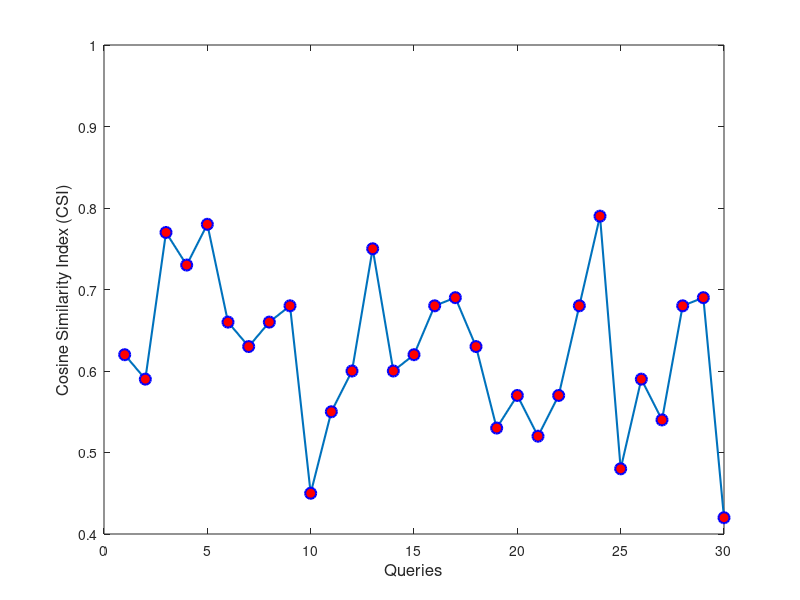

Recreate this plot in MATLAB. (Note: this script raises an error after producing the figure.)
close all;clear;clc;
%% -------------------------------------------------------------------- %%
% Data for Cosine Similarity Index
Questions = 1:30; % Questions 1 through 30
CosineSimilarityIndex = [0.62, 0.59, 0.77, 0.73, 0.78, 0.66, 0.63, 0.66, ...
                         0.68, 0.45, 0.55, 0.6, 0.75, 0.6, 0.62, 0.68, 0.69, ...
                         0.63, 0.53, 0.57, 0.52, 0.57, 0.68, 0.79, 0.48, 0.59, ...
                         0.54, 0.68, 0.69, 0.42];
figure;
plot(Questions, CosineSimilarityIndex, '-o', ...
     'MarkerSize', 8, ...
     'LineWidth', 1.5, ...
     'MarkerEdgeColor', 'b', ...
     'MarkerFaceColor', 'r');

ylim([0.4 1]);
xlabel('Queries', 'FontSize', 12);
ylabel('Cosine Similarity Index (CSI)', 'FontSize', 12);

ax = gca;
ax.FontSize = 15; 

% Add grid for better readability
% grid on;
meanCosine = mean(CosineSimilarityIndex);

